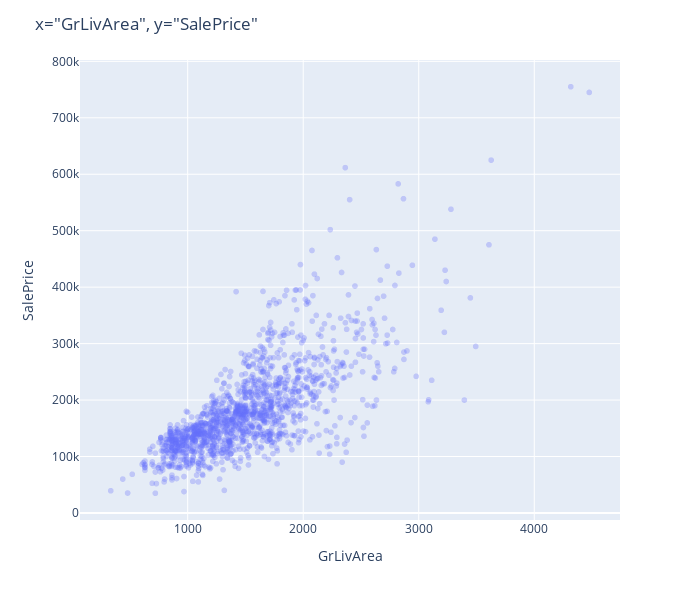

Notebook code cell kept with this figure:
### Markdown cell above
# 2. 前処理

### Code cell
# 外れ値処理
df_train_befdrop = df_train
df_train = df_train.drop(df_train.index[[523, 1298]])

fig = px.scatter(df_train, x="GrLivArea", y="SalePrice", opacity=0.3, hover_data=[df_train.index])

fig.update_layout(
    title_text='x="GrLivArea", y="SalePrice"',
    showlegend=False,
    height=600,
    width=700,
)

# グラフの表示
fig.show()

### Figure 1 — Plotly figure (JSON) as saved in the notebook; plotly's stock layout.template omitted (floating-point values rounded to 4 significant figures; data arrays with more than 128 entries replaced by an {"elided": "..."} marker saying what was removed)
{"data": [{"customdata": {"elided": "1450x1 int values"}, "hovertemplate": "GrLivArea=%{x}<br>SalePrice=%{y}<br>index=%{customdata[0]}<extra></extra>", "legendgroup": "", "marker": {"color": "#636efa", "opacity": 0.3, "symbol": "circle"}, "mode": "markers", "name": "", "showlegend": false, "type": "scattergl", "x": {"elided": "1450 int values"}, "xaxis": "x", "y": {"elided": "1450 int values"}, "yaxis": "y"}], "layout": {"height": 600, "legend": {"tracegroupgap": 0}, "margin": {"t": 60}, "showlegend": false, "title": {"text": "x=\"GrLivArea\", y=\"SalePrice\""}, "width": 700, "xaxis": {"anchor": "y", "domain": [0, 1], "title": {"text": "GrLivArea"}}, "yaxis": {"anchor": "x", "domain": [0, 1], "title": {"text": "SalePrice"}}}}
